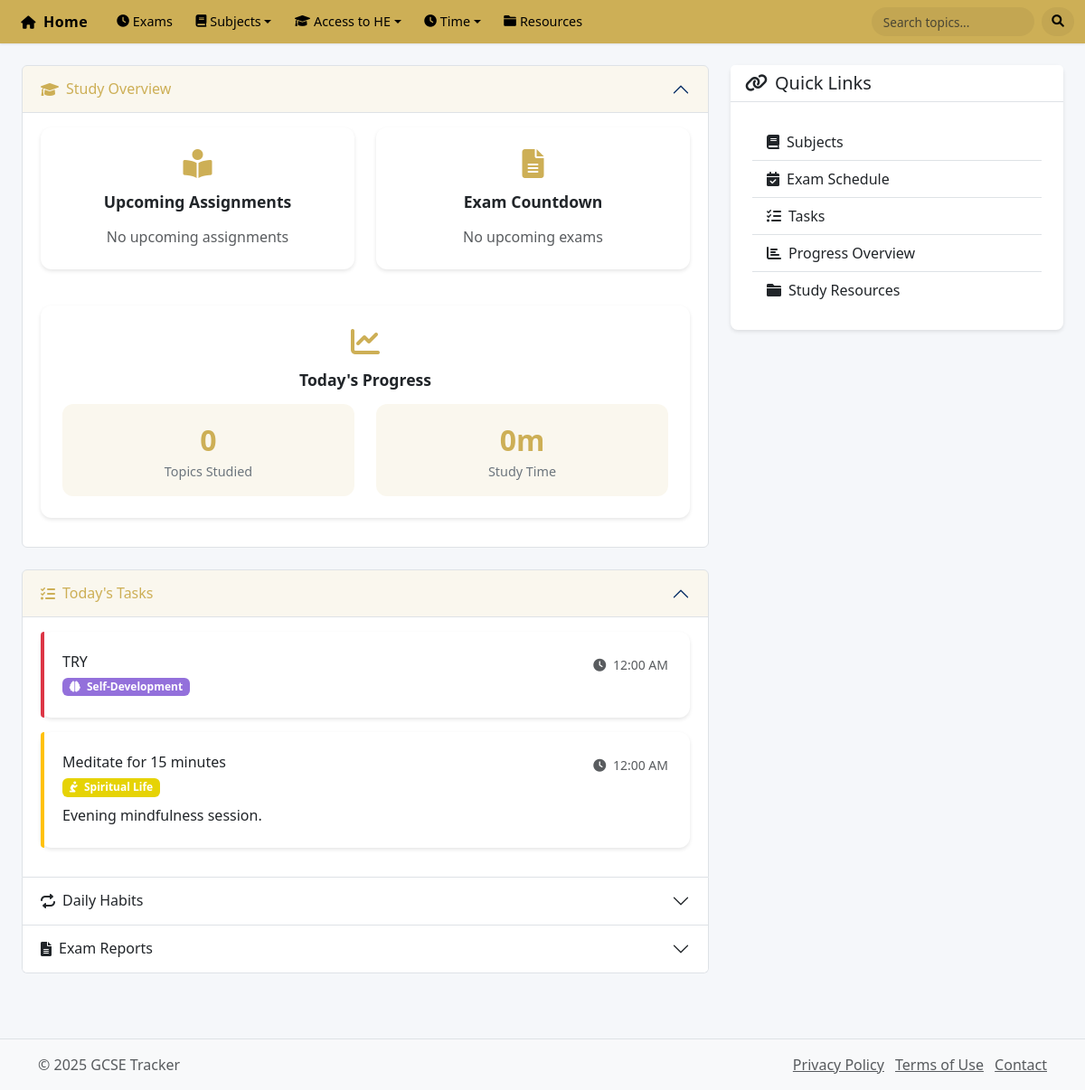
The page /pages/Today.php on the database its author committed.
### tables this page shows
CREATE TABLE `tasks` (
  `id` int(11) NOT NULL,
  `category_id` int(11) NOT NULL,
  `parent_task_id` int(11) DEFAULT NULL COMMENT 'For subtasks - references parent task',
  `title` varchar(255) NOT NULL,
  `description` text DEFAULT NULL,
  `task_type` enum('one-time','recurring') NOT NULL DEFAULT 'one-time',
  `priority` enum('low','medium','high') NOT NULL DEFAULT 'medium',
  `estimated_duration` int(11) DEFAULT 0 COMMENT 'Estimated duration in minutes',
  `due_date` date DEFAULT NULL,
  `due_time` time DEFAULT NULL,
  `status` enum('pending','in_progress','completed','not_done','snoozed') DEFAULT 'pending',
  `completion_percentage` decimal(5,2) DEFAULT 0.00,
  `is_active` tinyint(1) DEFAULT 1,
  `created_at` timestamp NOT NULL DEFAULT current_timestamp(),
  `updated_at` timestamp NOT NULL DEFAULT current_timestamp() ON UPDATE current_timestamp()
);

CREATE TABLE `task_categories` (
  `id` int(11) NOT NULL,
  `name` varchar(50) NOT NULL,
  `description` text DEFAULT NULL,
  `icon` varchar(50) DEFAULT 'fas fa-tasks' COMMENT 'Font Awesome icon class name',
  `color` varchar(7) DEFAULT '#6c757d',
  `display_order` int(11) DEFAULT 0,
  `is_active` tinyint(1) DEFAULT 1,
  `created_at` timestamp NOT NULL DEFAULT current_timestamp(),
  `updated_at` timestamp NOT NULL DEFAULT current_timestamp() ON UPDATE current_timestamp()
);

### pages/Today.php (the view, shortened to what the rows shown need)
<?php
require_once '../config/db_connect.php';
$today = date('Y-m-d');
$tasks_query = "SELECT t.*, c.name as category_name, c.icon as category_icon, c.color as category_color,
                COALESCE(ti.status, t.status) as effective_status
                FROM tasks t
                JOIN task_categories c ON t.category_id = c.id
                LEFT JOIN task_instances ti ON t.id = ti.task_id AND ti.due_date = '$today'
                WHERE (t.task_type = 'one-time' AND t.due_date = '$today' AND t.status != 'completed')
                OR (t.task_type = 'recurring' AND ti.id IS NOT NULL AND ti.status != 'completed')
                ORDER BY t.priority DESC, t.due_date ASC";
$tasks_result = $conn->query($tasks_query);
include '../includes/header.php';
?>
<div class="container-fluid">
    <div class="row">
        <div class="col-md-8">
            <div class="accordion mb-4" id="studyOverviewAccordion">
                <div class="accordion-item">
                    <h2 class="accordion-header">
                        <button class="accordion-button" type="button" data-bs-toggle="collapse" data-bs-target="#studyOverviewCollapse">
                            <i class="fas fa-graduation-cap me-2"></i>Study Overview
                        </button>
                    </h2>
                </div>
            </div>
            <div class="accordion mb-4" id="tasksAccordion">
                <div class="accordion-item">
                    <h2 class="accordion-header">
                        <button class="accordion-button" type="button" data-bs-toggle="collapse" data-bs-target="#tasksCollapse">
                            <i class="fas fa-tasks me-2"></i>Today's Tasks
                        </button>
                    </h2>
                    <div id="tasksCollapse" class="accordion-collapse collapse show" data-bs-parent="#tasksAccordion">
                        <div class="accordion-body">
                            <?php if ($tasks_result->num_rows > 0): ?>
                                <?php while ($task = $tasks_result->fetch_assoc()): ?>
                                    <div class="card task-card">
                                        <div class="priority-indicator priority-<?php echo strtolower($task['priority']); ?>"></div>
                                        <div class="card-body">
                                            <div class="d-flex justify-content-between align-items-start">
                                                <div>
                                                    <h6 class="mb-1"><?php echo htmlspecialchars($task['title']); ?></h6>
                                                    <?php if ($task['category_name']): ?>
                                                        <span class="badge" style="background-color: <?php echo htmlspecialchars($task['category_color']); ?>">
                                                            <i class="<?php echo htmlspecialchars($task['category_icon']); ?> me-1"></i>
                                                            <?php echo htmlspecialchars($task['category_name']); ?>
                                                        </span>
                                                    <?php endif; ?>
                                                </div>
                                                <div class="text-end">
                                                    <small class="text-muted">
                                                        <i class="fas fa-clock me-1"></i>
                                                        <?php echo date('g:i A', strtotime($task['due_date'])); ?>
                                                    </small>
                                                </div>
                                            </div>
                                            <?php if ($task['description']): ?>
                                                <p class="card-text mt-2 mb-0"><?php echo htmlspecialchars($task['description']); ?></p>
                                            <?php endif; ?>
                                        </div>
                                    </div>
                                <?php endwhile; ?>
                            <?php else: ?>
                                <p class="text-muted mb-0">No tasks scheduled for today.</p>
                            <?php endif; ?>
                        </div>
                    </div>
                </div>
                <div class="accordion-item">
                    <h2 class="accordion-header">
                        <button class="accordion-button collapsed" type="button" data-bs-toggle="collapse" data-bs-target="#habitsCollapse">
                            <i class="fas fa-repeat me-2"></i>Daily Habits
                        </button>
                    </h2>
                </div>
                <div class="accordion-item">
                    <h2 class="accordion-header">
                        <button class="accordion-button collapsed" type="button" data-bs-toggle="collapse" data-bs-target="#examReportsCollapse">
                            <i class="fas fa-file-alt me-2"></i>Exam Reports
                        </button>
                    </h2>
                </div>
            </div>
        </div>
    </div>
</div>
<?php
include '../includes/footer.php';
?>

### rows shown on the page
tasks: title "TRY", task_categories.name "Self-Development", due_date "12:00 AM"
tasks: title "Meditate for 15 minutes", task_categories.name "Spiritual Life", due_date "12:00 AM", description "Evening mindfulness session."

### other values the page prints
$progress['topics_studied'] ?: 0 "0"
$minutes "0"
